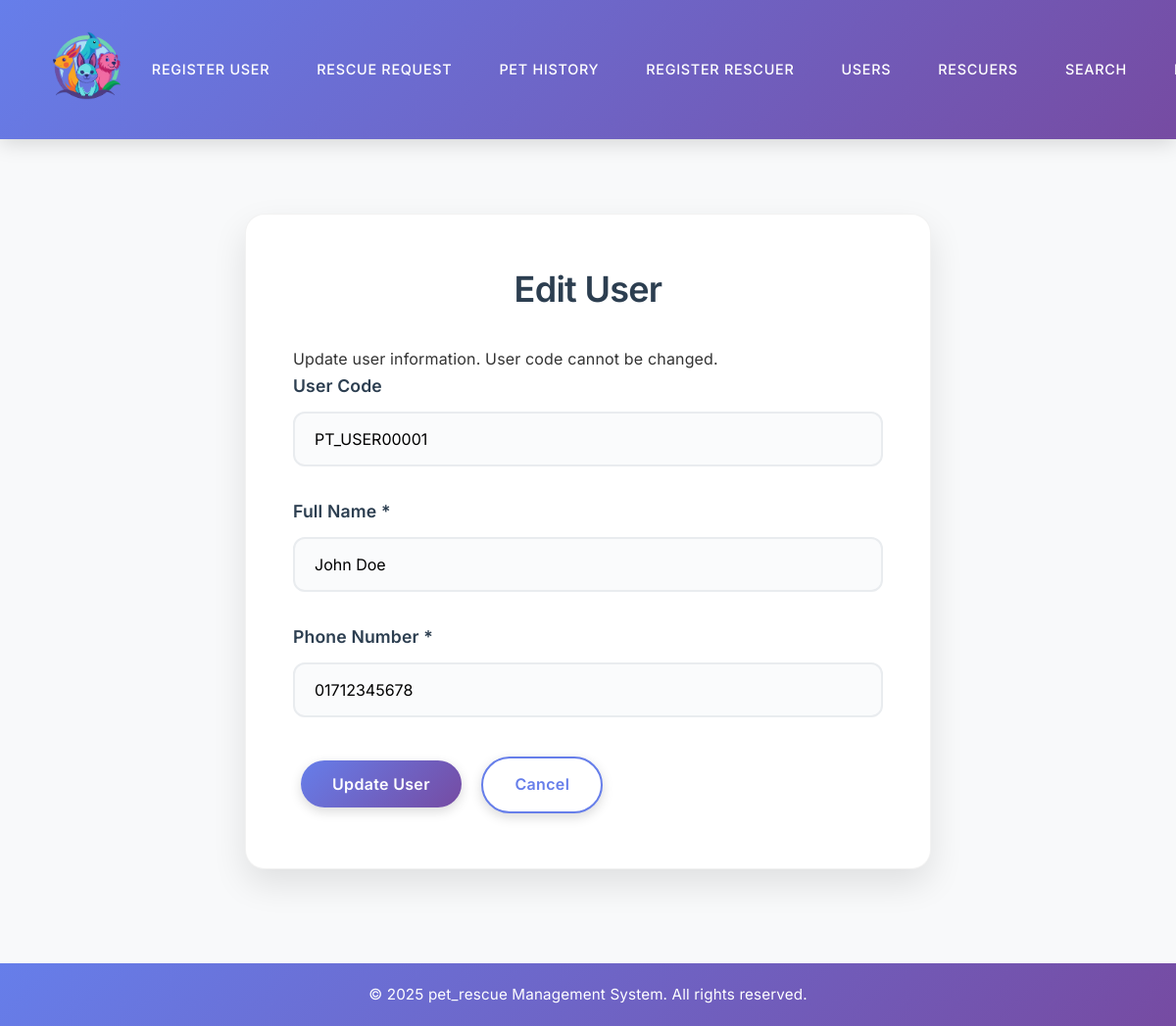
/edit-user.php?id=1, run on the app's committed database.
### tables this page shows
CREATE TABLE users (
    id INT AUTO_INCREMENT PRIMARY KEY,
    user_code VARCHAR(20) UNIQUE NOT NULL,
    name VARCHAR(100) NOT NULL,
    phone VARCHAR(20) UNIQUE NOT NULL,
    created_at DATETIME DEFAULT CURRENT_TIMESTAMP,
    updated_at DATETIME DEFAULT CURRENT_TIMESTAMP ON UPDATE CURRENT_TIMESTAMP,
    INDEX idx_user_code (user_code),
    INDEX idx_phone (phone)
);

### edit-user.php (the view, shortened to what this page needs)
<?php
$user_id = intval($_GET['id'] ?? 0);
try {
    $pdo = getDB();
    $stmt = $pdo->prepare("SELECT * FROM users WHERE id = ?");
    $stmt->execute([$user_id]);
    $user = $stmt->fetch();
} catch (Exception $e) {
    $error_message = "Error fetching user details: " . $e->getMessage();
}
include 'includes/header.php';
?>
<div class="form-container">
    <h2>Edit User</h2>
    <p>Update user information. User code cannot be changed.</p>
    <form action="api/update-user.php" method="POST" data-ajax="true">
        <div class="form-group">
            <label for="user_code" class="form-label">User Code</label>
            <input type="text" id="user_code" name="user_code" class="form-control"
                   value="<?php echo htmlspecialchars($user['user_code']); ?>" readonly>
        </div>
        <div class="form-group">
            <label for="name" class="form-label">Full Name *</label>
            <input type="text" id="name" name="name" class="form-control"
                   value="<?php echo htmlspecialchars($user['name']); ?>" required>
        </div>
        <div class="form-group">
            <label for="phone" class="form-label">Phone Number *</label>
            <input type="tel" id="phone" name="phone" class="form-control"
                   value="<?php echo htmlspecialchars($user['phone']); ?>" required>
        </div>
        <button type="submit" class="btn btn-primary">Update User</button>
        <a href="users.php" class="btn btn-secondary">Cancel</a>
    </form>
</div>
<?php include 'includes/footer.php'; ?>

### css/styles.css (style rules this page uses)
* { margin: 0; padding: 0; box-sizing: border-box; }
body { font-family: 'Inter', -apple-system, BlinkMacSystemFont, 'Segoe UI', Roboto, Oxygen, Ubuntu, Cantarell, sans-serif; font-weight: 400; line-height: 1.6; color: #333; background-color: #f8f9fa; margin-top: 80px; padding-top: 90px; letter-spacing: 0.01em; }
h1, h2, h3, h4, h5, h6 { color: #2c3e50; margin-bottom: 1.5rem; font-weight: 600; letter-spacing: -0.02em; text-align: center; }
h2 { font-size: 2.25rem; font-weight: 600; margin-bottom: 1.75rem; }
p, li, td, th { font-weight: 400; line-height: 1.7; }
.btn { display: inline-block; padding: 14px 32px; border: none; border-radius: 30px; text-decoration: none; font-weight: 600; font-size: 1rem; transition: all 0.3s ease; cursor: pointer; font-family: 'Inter', sans-serif; letter-spacing: 0.02em; margin: 0.5rem; box-shadow: 0 4px 12px rgba(0,0,0,0.15); }
.btn-primary { background: linear-gradient(135deg, #667eea 0%, #764ba2 100%); color: white; }
.btn-secondary { background: white; color: #667eea; border: 2px solid #667eea; }
.form-container { background: white; padding: 3rem; border-radius: 20px; box-shadow: 0 15px 35px rgba(0,0,0,0.1); max-width: 700px; margin: 0 auto 3rem auto; border: 1px solid rgba(0,0,0,0.05); }
.form-group { margin-bottom: 2rem; }
.form-label { display: block; margin-bottom: 0.75rem; font-weight: 600; color: #2c3e50; font-size: 1.1rem; text-align: left; }
.form-control { width: 100%; padding: 16px 20px; border: 2px solid #e9ecef; border-radius: 12px; font-size: 1rem; font-family: 'Inter', sans-serif; transition: all 0.3s ease; background-color: #fafbfc; }

### data on the page
users: user_code "PT_USER00001", name "John Doe", phone "01712345678"
